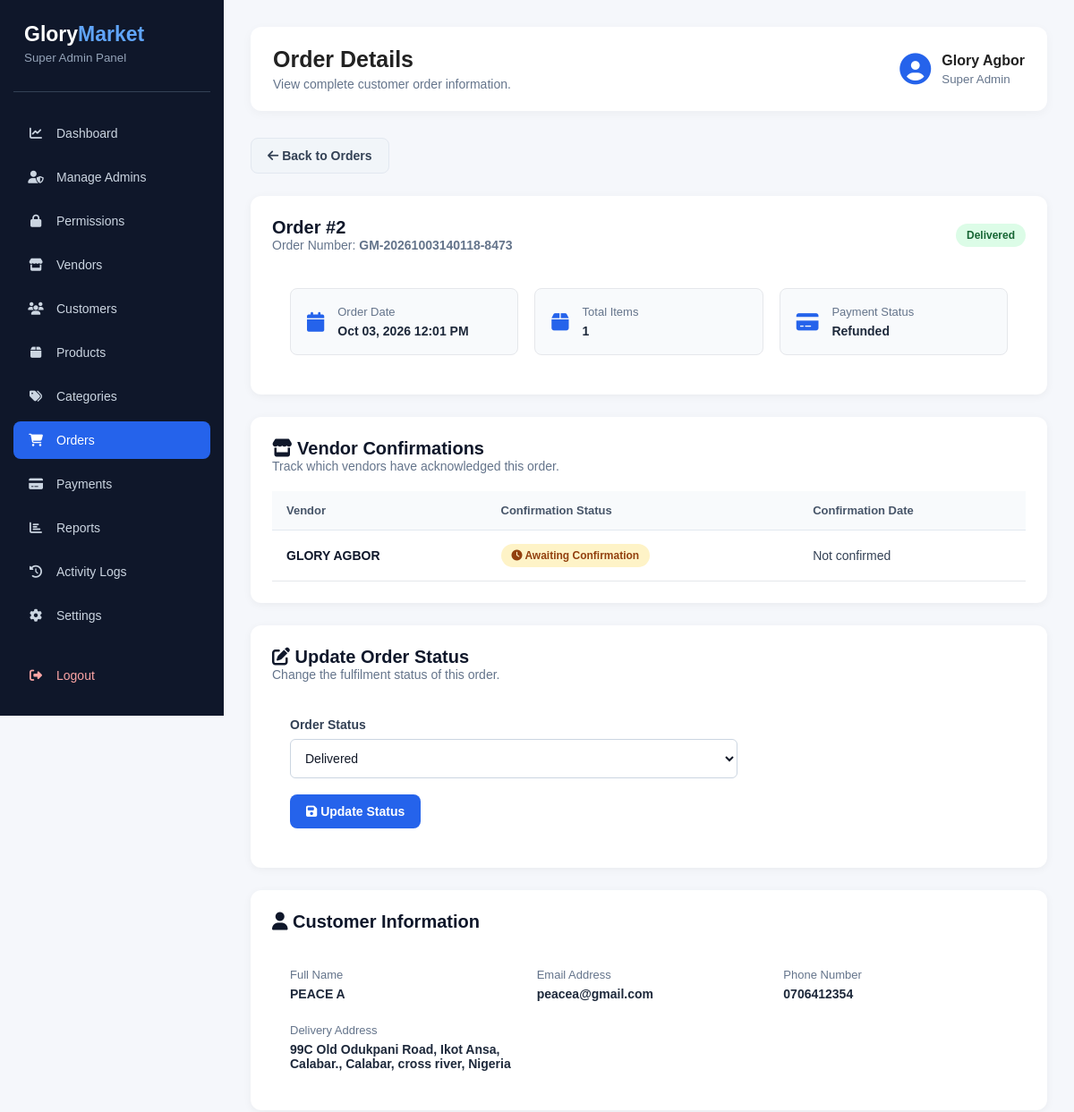
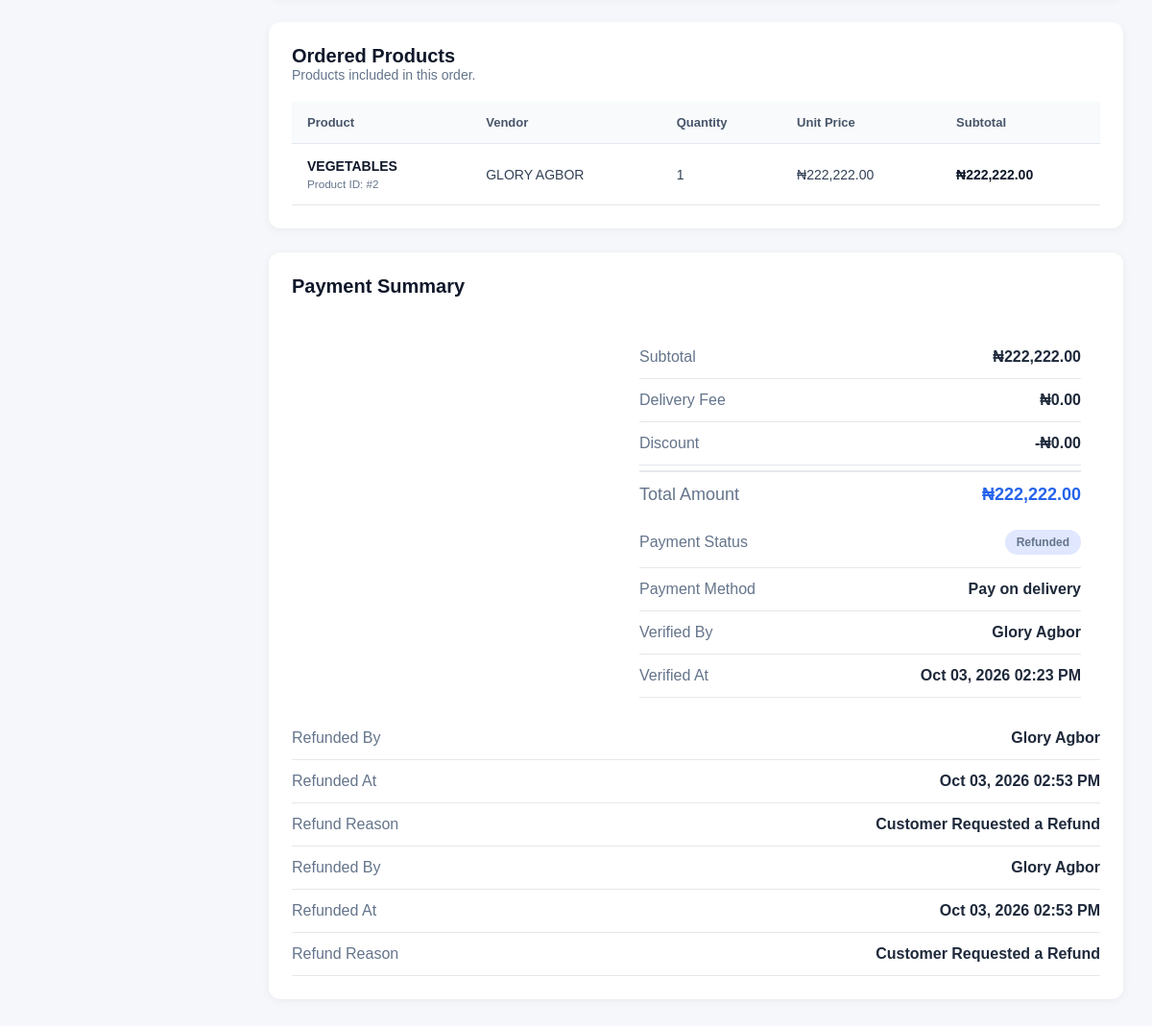
/admin/order-view.php?id=2 (signed in), run on the app's committed database (2 pictures, top to bottom).
### tables this page shows
CREATE TABLE `orders` (
  `id` int(11) NOT NULL,
  `order_number` varchar(50) NOT NULL,
  `customer_id` int(11) NOT NULL,
  `subtotal` decimal(10,2) NOT NULL DEFAULT 0.00,
  `delivery_fee` decimal(10,2) NOT NULL DEFAULT 0.00,
  `discount` decimal(10,2) NOT NULL DEFAULT 0.00,
  `total_amount` decimal(10,2) NOT NULL DEFAULT 0.00,
  `payment_method` enum('pay_on_delivery','bank_transfer','card') NOT NULL DEFAULT 'pay_on_delivery',
  `payment_status` enum('pending','paid','failed','refunded') DEFAULT 'pending',
  `payment_verified_by` int(11) DEFAULT NULL,
  `payment_verified_at` datetime DEFAULT NULL,
  `refunded_by` int(11) DEFAULT NULL,
  `refunded_at` datetime DEFAULT NULL,
  `refund_reason` text DEFAULT NULL,
  `order_status` enum('pending','confirmed','processing','shipped','delivered','cancelled') DEFAULT 'pending',
  `vendor_confirmed` tinyint(1) NOT NULL DEFAULT 0,
  `delivery_address` text NOT NULL,
  `customer_note` text DEFAULT NULL,
  `created_at` timestamp NOT NULL DEFAULT current_timestamp(),
  `updated_at` timestamp NOT NULL DEFAULT current_timestamp() ON UPDATE current_timestamp()
);

CREATE TABLE `users` (
  `id` int(11) NOT NULL,
  `full_name` varchar(100) NOT NULL,
  `email` varchar(150) NOT NULL,
  `phone` varchar(20) DEFAULT NULL,
  `profile_picture` varchar(255) DEFAULT NULL,
  `password` varchar(255) NOT NULL,
  `role` enum('super_admin','admin','vendor','customer') NOT NULL DEFAULT 'customer',
  `status` enum('active','inactive','suspended') NOT NULL DEFAULT 'active',
  `email_verified_at` datetime DEFAULT NULL,
  `created_at` timestamp NOT NULL DEFAULT current_timestamp(),
  `updated_at` timestamp NOT NULL DEFAULT current_timestamp() ON UPDATE current_timestamp()
);

CREATE TABLE `order_items` (
  `id` int(11) NOT NULL,
  `order_id` int(11) NOT NULL,
  `product_id` int(11) NOT NULL,
  `vendor_id` int(11) NOT NULL,
  `product_name` varchar(255) NOT NULL,
  `quantity` int(11) NOT NULL DEFAULT 1,
  `unit_price` decimal(10,2) NOT NULL,
  `subtotal` decimal(10,2) NOT NULL,
  `fulfillment_status` enum('pending','confirmed','processing','shipped','delivered','cancelled') NOT NULL DEFAULT 'pending',
  `created_at` timestamp NOT NULL DEFAULT current_timestamp()
);

CREATE TABLE `vendor_profiles` (
  `id` int(11) NOT NULL,
  `user_id` int(11) NOT NULL,
  `store_name` varchar(150) NOT NULL,
  `store_slug` varchar(180) NOT NULL,
  `business_description` text DEFAULT NULL,
  `business_phone` varchar(20) DEFAULT NULL,
  `business_email` varchar(150) DEFAULT NULL,
  `business_address` text DEFAULT NULL,
  `city` varchar(100) DEFAULT NULL,
  `state` varchar(100) DEFAULT NULL,
  `country` varchar(100) DEFAULT 'Nigeria',
  `logo` varchar(255) DEFAULT NULL,
  `banner` varchar(255) DEFAULT NULL,
  `verification_status` enum('pending','verified','rejected') NOT NULL DEFAULT 'pending',
  `created_at` timestamp NOT NULL DEFAULT current_timestamp(),
  `updated_at` timestamp NOT NULL DEFAULT current_timestamp() ON UPDATE current_timestamp()
);

### admin/order-view.php (the view, shortened to what the rows shown need)
<?php
$pdo = getDbConnection();
$order_id = filter_input(INPUT_GET, 'id', FILTER_VALIDATE_INT);
$allowed_order_statuses = [
    'pending',
    'confirmed',
    'processing',
    'shipped',
    'delivered',
    'cancelled'
];
$stmt = $pdo->prepare("
SELECT
    o.*,
    u.full_name AS customer_name,
    u.email AS customer_email,
    u.phone AS customer_phone,
    verifier.full_name AS payment_verifier_name,
    refunder.full_name AS refund_by_name
FROM orders o
INNER JOIN users u
    ON o.customer_id = u.id
LEFT JOIN users verifier
    ON verifier.id = o.payment_verified_by
LEFT JOIN users refunder
    ON refunder.id = o.refunded_by
WHERE o.id = ?
LIMIT 1
");
$stmt->execute([$order_id]);
$order = $stmt->fetch(PDO::FETCH_ASSOC);
$stmt = $pdo->prepare("
    SELECT
        oi.id,
        oi.product_id,
        oi.vendor_id,
        oi.product_name,
        oi.quantity,
        oi.unit_price,
        oi.subtotal,
        u.full_name AS vendor_name,
        vp.store_name
    FROM order_items oi
    LEFT JOIN users u ON oi.vendor_id = u.id
    LEFT JOIN vendor_profiles vp ON vp.user_id = oi.vendor_id
    WHERE oi.order_id = ?
    ORDER BY oi.id ASC
");
$stmt->execute([$order_id]);
$order_items = $stmt->fetchAll(PDO::FETCH_ASSOC);
function formatNaira($amount): string
{
    return '₦' . number_format((float) $amount, 2);
}
function formatStatus($status): string
{
    return ucfirst(str_replace('_', ' ', $status ?? 'pending'));
}
?>
<!DOCTYPE html>
<html lang="en">
<head>
    <link rel="stylesheet" href="../assets/css/admin-dashboard.css">
    <link rel="stylesheet"
          href="https://cdnjs.cloudflare.com/ajax/libs/font-awesome/6.5.0/css/all.min.css">
</head>
<body>
<div class="dashboard-wrapper">
    <aside class="sidebar">
        <div class="sidebar-brand">
            <h2>Glory<span>Market</span></h2>
        </div>
    </aside>
    <main class="main-content">
        <header class="topbar">
            <div>
                <h1>Order Details</h1>
            </div>
        </header>
        <section class="table-panel">
            <div class="panel-header">
                <div>
                    <h2>
                        Order #<?= (int) $order['id'] ?>
                    </h2>
                    <p>
                        Order Number:
                        <strong>
                            <?= htmlspecialchars($order['order_number']) ?>
                        </strong>
                    </p>
                </div>
                <span class="status-badge order-<?= htmlspecialchars($order['order_status'] ?? 'pending') ?>">
                    <?= htmlspecialchars(formatStatus($order['order_status'])) ?>
                </span>
            </div>
            <div class="order-details-grid">
                <div class="order-detail-card">
                    <div>
                        <small>Order Date</small>
                        <strong>
                            <?= date('M d, Y h:i A', strtotime($order['created_at'])) ?>
                        </strong>
                    </div>
                </div>
                <div class="order-detail-card">
                    <div>
                        <small>Payment Status</small>
                        <strong>
                            <?= htmlspecialchars(formatStatus($order['payment_status'])) ?>
                        </strong>
                    </div>
                </div>
            </div>
        </section>
<section class="table-panel">
    <div class="panel-header">
        <div>
            <h2>
                <i class="fas fa-store"></i>
                Vendor Confirmations
            </h2>
        </div>
    </div>
    <div class="table-wrapper">
        <table class="orders-table">
            <thead>
                <tr>
                    <th>Vendor</th>
                    <th>Confirmation Status</th>
                    <th>Confirmation Date</th>
                </tr>
            </thead>
        </table>
    </div>
</section>
<section class="table-panel">
    <div class="panel-header">
        <div>
            <h2>
                <i class="fas fa-edit"></i>
                Update Order Status
            </h2>
        </div>
    </div>
    <div style="padding: 20px;">
        <form method="POST" class="order-status-form" >
            <div class="form-group">
                <label for="order_status">Order Status</label>
                <select name="order_status" id="order_status" required>
                    <?php foreach ($allowed_order_statuses as $status): ?>
                        <option
                            value="<?= htmlspecialchars($status) ?>"
                            <?= $order['order_status'] === $status ? 'selected' : '' ?>
                        >
                            <?= ucfirst($status) ?>
                        </option>
                    <?php endforeach; ?>
                </select>
            </div>
        </form>
    </div>
</section>
        <section class="table-panel">
            <div class="panel-header">
                <h2>
                    <i class="fas fa-user"></i>
                    Customer Information
                </h2>
            </div>
            <div class="order-info-grid">
                <div>
                    <small>Full Name</small>
                    <strong>
                        <?= htmlspecialchars($order['customer_name']) ?>
                    </strong>
                </div>
                <div>
                    <small>Email Address</small>
                    <strong>
                        <?= htmlspecialchars($order['customer_email']) ?>
                    </strong>
                </div>
                <div>
                    <small>Phone Number</small>
                    <strong>
                        <?= htmlspecialchars($order['customer_phone'] ?? 'Not provided') ?>
                    </strong>
                </div>
                <div>
                    <small>Delivery Address</small>
                    <strong>
                        <?= nl2br(htmlspecialchars($order['delivery_address'])) ?>
                    </strong>
                </div>
            </div>
        </section>
        <section class="table-panel">
            <div class="panel-header">
                <div>
                    <h2>Ordered Products</h2>
                </div>
            </div>
            <div class="table-wrapper">
                <table class="orders-table">
                    <thead>
                        <tr>
                            <th>Product</th>
                            <th>Vendor</th>
                            <th>Quantity</th>
                            <th>Unit Price</th>
                            <th>Subtotal</th>
                        </tr>
                    </thead>
                    <tbody>
                    <?php if (empty($order_items)): ?>
                        <tr>
                            <td colspan="5" class="empty-state">
                                No products found for this order.
                            </td>
                        </tr>
                    <?php else: ?>
                        <?php foreach ($order_items as $item): ?>
                            <tr>
                                <td>
                                    <strong>
                                        <?= htmlspecialchars($item['product_name']) ?>
                                    </strong>
                                    <small>
                                        Product ID: #<?= (int) $item['product_id'] ?>
                                    </small>
                                </td>
                                <td>
                                    <?= htmlspecialchars(
                                        $item['store_name']
                                        ?: ($item['vendor_name'] ?? 'Unknown Vendor')
                                    ) ?>
                                </td>
                                <td>
                                    <?= (int) $item['quantity'] ?>
                                </td>
                                <td>
                                    <?= formatNaira($item['unit_price']) ?>
                                </td>
                                <td>
                                    <strong>
                                        <?= formatNaira($item['subtotal']) ?>
                                    </strong>
                                </td>
                            </tr>
                        <?php endforeach; ?>
                    <?php endif; ?>
                    </tbody>
                </table>
            </div>
        </section>
        <section class="table-panel">
            <div class="panel-header">
                <h2>Payment Summary</h2>
            </div>
            <div class="payment-summary">
                <div class="summary-row">
                    <span>Subtotal</span>
                    <strong>
                        <?= formatNaira($order['subtotal']) ?>
                    </strong>
                </div>
                <div class="summary-row">
                    <span>Delivery Fee</span>
                    <strong>
                        <?= formatNaira($order['delivery_fee']) ?>
                    </strong>
                </div>
                <div class="summary-row">
                    <span>Discount</span>
                    <strong>
                        -<?= formatNaira($order['discount']) ?>
                    </strong>
                </div>
                <div class="summary-row total-row">
                    <span>Total Amount</span>
                    <strong>
                        <?= formatNaira($order['total_amount']) ?>
                    </strong>
                </div>
                <div class="summary-row">
                    <span>Payment Status</span>
                    <span class="status-badge payment-<?= htmlspecialchars($order['payment_status'] ?? 'pending') ?>">
                        <?= htmlspecialchars(formatStatus($order['payment_status'])) ?>
                    </span>
                </div>
                <div class="summary-row">
    <span>Payment Method</span>
    <strong>
        <?= htmlspecialchars(formatStatus($order['payment_method'])) ?>
    </strong>
</div>
<?php if (!empty($order['payment_verified_at'])): ?>
    <div class="summary-row">
        <span>Verified By</span>
        <strong>
            <?= htmlspecialchars(
                $order['payment_verifier_name'] ?? 'Admin'
            ) ?>
        </strong>
    </div>
    <div class="summary-row">
        <span>Verified At</span>
        <strong>
            <?= date(
                'M d, Y h:i A',
                strtotime($order['payment_verified_at'])
            ) ?>
        </strong>
    </div>
<?php endif; ?>
            </div>
            <?php if (!empty($order['refunded_at'])): ?>
    <div class="summary-row">
        <span>Refunded By</span>
        <strong>
            <?= htmlspecialchars($order['refund_by_name'] ?? 'Admin') ?>
        </strong>
    </div>
    <div class="summary-row">
        <span>Refunded At</span>
        <strong>
            <?= date(
                'M d, Y h:i A',
                strtotime($order['refunded_at'])
            ) ?>
        </strong>
    </div>
    <div class="summary-row">
        <span>Refund Reason</span>
        <strong>
            <?= htmlspecialchars($order['refund_reason'] ?? '—') ?>
        </strong>
    </div>
<?php endif; ?>
            <?php if (!empty($order['refunded_at'])): ?>
    <div class="summary-row">
        <span>Refunded By</span>
        <strong>
            <?= htmlspecialchars($order['refund_by_name'] ?? 'Admin') ?>
        </strong>
    </div>
    <div class="summary-row">
        <span>Refunded At</span>
        <strong>
            <?= date(
                'M d, Y h:i A',
                strtotime($order['refunded_at'])
            ) ?>
        </strong>
    </div>
    <div class="summary-row">
        <span>Refund Reason</span>
        <strong>
            <?= htmlspecialchars($order['refund_reason'] ?? '—') ?>
        </strong>
    </div>
<?php endif; ?>
        </section>
    </main>
</div>
</body>
</html>

### data on the page
orders: id "2", order_number "GM-20261003140118-8473", order_status "Delivered", created_at "Oct 03, 2026 12:01 PM", payment_status "Refunded", customer.full_name "PEACE A", customer.email "peacea@gmail.com", customer.phone "0706412354", delivery_address "99C Old Odukpani Road, Ikot Ansa, Calabar., Calabar, cross river, Nigeria", subtotal "₦222,222.00", delivery_fee "₦0.00", discount "₦0.00", total_amount "₦222,222.00", payment_method "Pay on delivery", users.full_name "Glory Agbor", payment_verified_at "Oct 03, 2026 02:23 PM", refunded_at "Oct 03, 2026 02:53 PM", refund_reason "Customer Requested a Refund"
order_items: product_name "VEGETABLES", product "2", vendor_profiles.store_name "GLORY AGBOR", quantity "1", unit_price "₦222,222.00", subtotal "₦222,222.00"

### other printed values
$full_name "Glory Agbor"
$total_items "1"
$confirmation['vendor_name'] "GLORY AGBOR"
